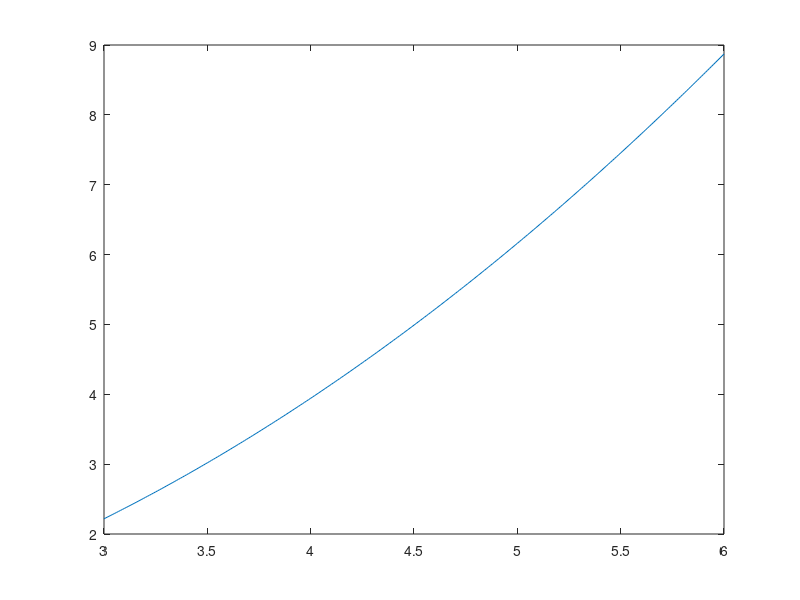
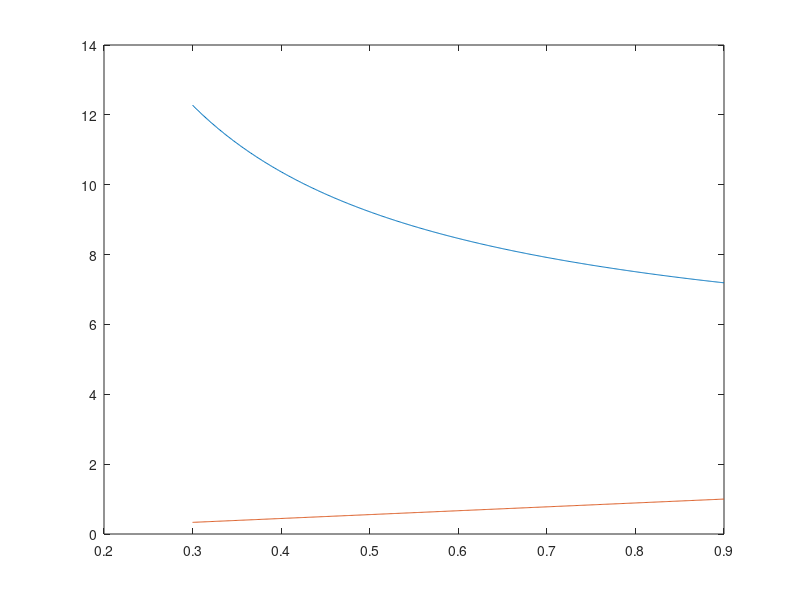

Reproduce these figures in MATLAB, in order. (Note: this script raises an error after producing the figures.)
%velocity plot
clc; clear all;close all;
%swet=0.07866875;
%swet=0.09756875;
% swet=0.15145;
swet=.144211;
sref=0.045;
v=(3:.01:6);
Re=1.0581*6*0.3/(1.74*10^(-5));
CDo=(0.074/Re^(0.2))*(swet/sref);
C_L=10*2*CDo;
q=.5*1.0581*v.^2;
wos=(q*C_L);
b=(0.3:.001:0.9);
%weightoverS=5.4625494+.184187668./(b*.05);
weightoverS=4.648581+.1716421./(b*.075);

span=b/.9;
plot(v,wos)
figure;
plot(b,weightoverS)
hold on 
plot(b,span)
%%
m_wing=.0064008+.3952875*sref;
m_fuse=.00193548; %l=.3
%m_fuse=.00225806;%l=.35
m_vert=.00196;
m_hori=.0029196;
S_h=.007299;
syms m_ball;
eqn1=(m_wing*(.4*.075)+m_fuse*(.05)+(1/6)*m_vert+(.176)*m_hori-m_ball*.1)==0;
m_ball=double(solve(eqn1,m_ball));
% m_ball=.012212;
Mto=m_wing+m_fuse+m_vert+m_hori+m_ball;
ws=(Mto*9.81)/sref;
syms x
eqn=(m_wing*.4*.075+m_fuse*(.15-x)+(.26666666-x)*m_vert+(.276-x)*m_hori-m_ball*x)/Mto==0.05*.075;
x=double(solve(eqn,x));
c_t=.06;
V_h=S_h*((.3-.25*c_t)-(x+0.05*.075))/(sref*.075);
S_hneed=.3*(sref*.075)/((.3-.25*c_t)-(x+0.05*.075));
%find vertical stabilizer planform area

%volumes of vertical stab

V_v = 0.02:0.01:0.05;
S_v = (V_v.*(sref*0.9))./((.3-.25*c_t)-(x+0.05*.075));

%%
AirfoilData = [-1.9,-.007,.0214;.16,.218,.0169;2.10,.428,.0186;4.3,.75,.0215;6.34,.905,.0263;8.20,1.017,.0306;10.32,1.067,.0764]; 
Reair=1.0581*5.86*0.075/(1.74*10^(-5));
Winge = .7;
AR = 8;
Wing2dk = 1/(pi*Winge*AR);
Wing2dAoA = AirfoilData(:,1);
Wing2dCl = AirfoilData(:,2);
Wing2dCd = AirfoilData(:,3);
dlod=Wing2dCl./Wing2dCd;
figure
plot(Wing2dAoA,dlod)
figure
plot(Wing2dAoA,Wing2dCl)
hold on
Wing2da0 = (Wing2dCl(4)-Wing2dCl(1))/(Wing2dAoA(4)-Wing2dAoA(1));
Wing2da = Wing2da0/(1+57.3*Wing2dk*Wing2da0);

Wing2dAoAlis0 = lininterp(Wing2dCl(1:2), Wing2dAoA(1:2), 0);

WingCL = Wing2da*(Wing2dAoA-Wing2dAoAlis0);
WingCD = Wing2dCd + WingCL.^2*Wing2dk;
plot(Wing2dAoA,WingCL)
CDMin=(0.074/Reair^(0.2))*(swet/sref);
ArCfte = 1.78*(1-0.045*AR^(0.68))-0.64;
ArCftk = 1/(pi*ArCfte*AR);
MinCDAoA = find(WingCD == min(WingCD));

Wing2dAoA(WingCD == min(WingCD));
CLMinD = Wing2da*(Wing2dAoA(MinCDAoA)-Wing2dAoAlis0);
CLmind=mean(CLMinD);
ParasiteDrag = CDMin+ArCftk*CLmind^2;
InducedDrag = ArCftk*(WingCL).^2-WingCL.*2*ArCftk*CLmind;

CD = ParasiteDrag + InducedDrag;
figure;
plot(WingCL,CD)
LoD=WingCL./CD;
figure;
plot(Wing2dAoA,LoD)
l=LoD(4);
[T, SoS, P, rho] = atmosisa(1500);
[v_R_rangecal, v_R_endurcal,alpha_rangecal,alpha_endcal] = performance(CDMin,ArCftk,rho,CLmind,Wing2dAoA,WingCL,l,ParasiteDrag)
range=8*l
%%
%utilities
function [y] = lininterp(xpts, ypts, x)
%linearly interpolate from data in a table or graph

y = (ypts(2) - ypts(1))/(xpts(2)-xpts(1))*(x-xpts(1)) + ypts(1);


end

function [xcoords, ycoords] = linextrap(leftpts, rightpts)
%linarly extrapolate from data points on a graph
%leftpts - [x1 x2; y1 y2]

leftslope = (leftpts(2,1) - leftpts(2,2))/(leftpts(1,1) - leftpts(1,2));
rightslope = (rightpts(2,1) - rightpts(2,2))/(rightpts(1,1) - rightpts(1,2));

xrange = linspace(leftpts(1,2), rightpts(1,2), 100);

leftline = leftpts(2,2) + (xrange - leftpts(1,2))*leftslope;
rightline = rightpts(2,2) + (xrange - rightpts(1,2))*rightslope;

xcoords = xrange(abs(leftline - rightline) <= .0001);
ycoords = leftline(abs(leftline - rightline) <= .0001);

end